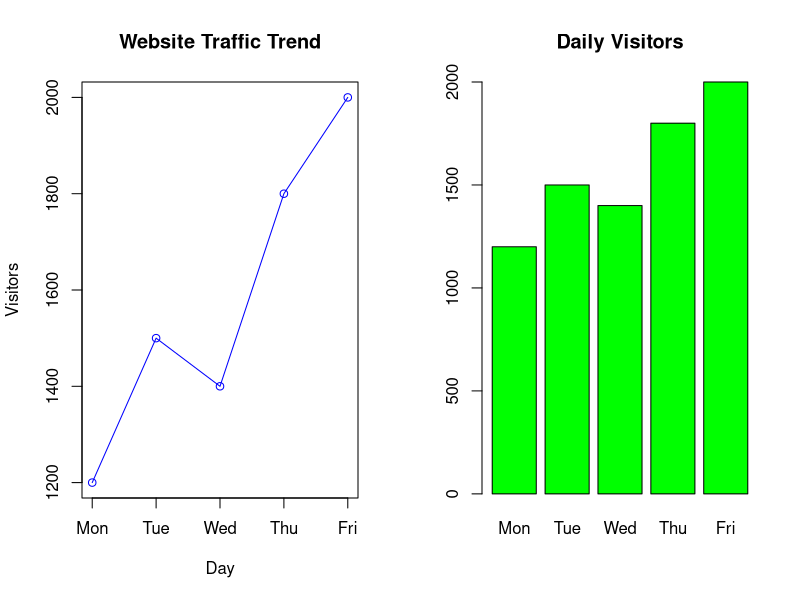

Write R code to recreate this figure.
# Website Traffic Dataset
day <- c("Mon","Tue","Wed","Thu","Fri")
visitors <- c(1200,1500,1400,1800,2000)

par(mfrow=c(1,2))

# Line Chart
plot(visitors,
     type="o",
     col="blue",
     xaxt="n",
     main="Website Traffic Trend",
     xlab="Day",
     ylab="Visitors")
axis(1,at=1:5,labels=day)

# Bar Chart
barplot(visitors,
        names.arg=day,
        col="green",
        main="Daily Visitors")

par(mfrow=c(1,1))

# Table
traffic_data <- data.frame(Day=day,
                           Visitors=visitors)

print(traffic_data)
